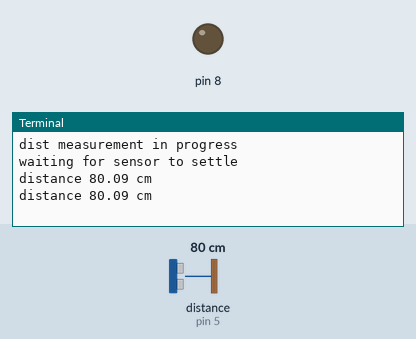
Simulated run of this program. Board: Raspberry Pi (header pin numbers). Parts: output pins drawn as LEDs (lit = HIGH), the last lines printed to the terminal. The test bench sets the inputs (shaded band); at power-on: distance to the obstacle (sensor on pin 5) 80 cm. The clock reads 2024-03-15 10:24:30 at power-on unless the program sets it; pins used as bus, display or sensor lines are not drawn.

Above: at 3.2 s.
3.3 s: distance to the obstacle (sensor on pin 5) set to 2 cm
At 4.6 s:
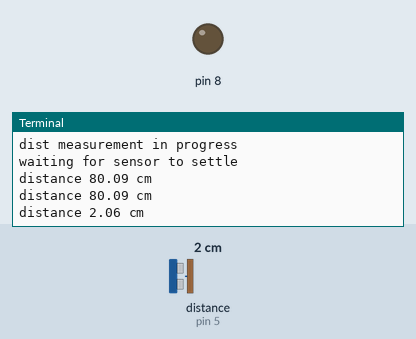
4.8 s: distance to the obstacle (sensor on pin 5) set to 4 cm
At 5.5 s:
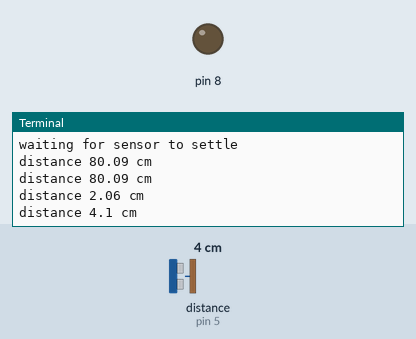
Timing chart, 0 to 7.8 s (numbered marks = the images above; inputs shaded):
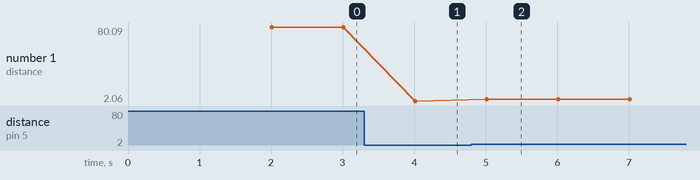

The program:

ult.py
```python
import RPi.GPIO as GPIO
import time
GPIO.setmode(GPIO.BOARD)
print ("dist measurement in progress")
GPIO.setup(8,GPIO.OUT)
GPIO.setup(5,GPIO.IN)
time.sleep(2)
GPIO.output(8,0)
print  ("waiting for sensor to settle")

while True:
        GPIO.output(8,1)
        time.sleep(0.00001)
        GPIO.output(8,0)

        while GPIO.input(5)==0:
            pulse_start = time.time()

        while GPIO.input(5)==1:
            pulse_end = time.time()
        pulse_duration = pulse_end - pulse_start
        distance = pulse_duration*17150
        distance = round(distance,2)
        print ("distance",distance,"cm")
        time.sleep(1)
GPIO.cleanup()
```

Measured:
- after the input at 3.3 s, the terminal: prints a new line after 0.71 s (image 1)
- after the input at 4.8 s, the terminal: prints a new line after 0.21 s (image 2)
- plotted number 1: 80.09 → 2.06 after the input at 3.3 s, 2.06 → 4.1 after the input at 4.8 s
